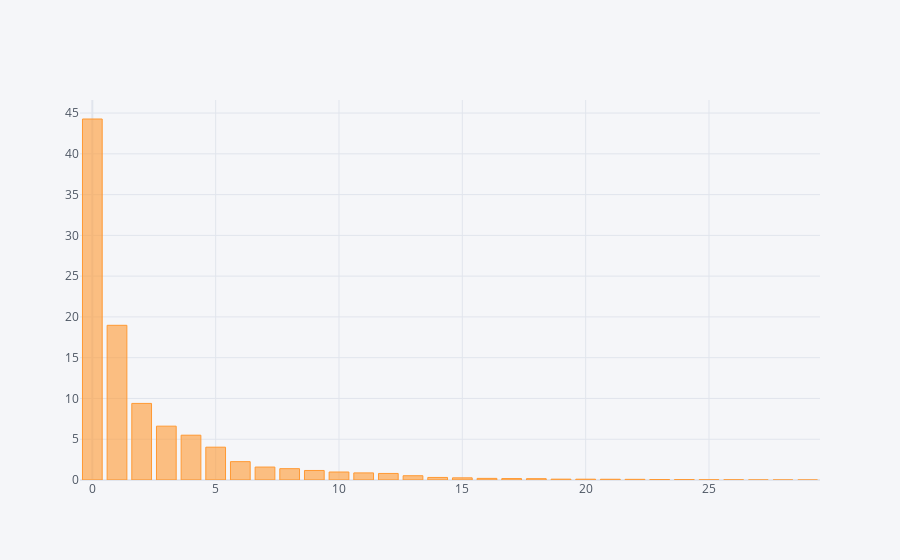

The cell this chart's notebook holds for it:
### Code cell
X.iplot(kind='bar', x='Range', y='Variance')

### Figure 1 — Plotly figure (JSON) as saved in the notebook; plotly's stock layout.template omitted (floating-point values rounded to 4 significant figures)
{"data": [{"marker": {"color": "rgba(255, 153, 51, 0.6)", "line": {"color": "rgba(255, 153, 51, 1.0)", "width": 1}}, "name": "Variance", "orientation": "v", "text": "", "type": "bar", "x": [0, 1, 2, 3, 4, 5, 6, 7, 8, 9, 10, 11, 12, 13, 14, 15, 16, 17, 18, 19, 20, 21, 22, 23, 24, 25, 26, 27, 28, 29], "y": [44.27, 18.97, 9.393, 6.602, 5.496, 4.025, 2.251, 1.589, 1.39, 1.169, 0.9797, 0.8705, 0.8045, 0.5234, 0.3138, 0.2662, 0.198, 0.1754, 0.1649, 0.1039, 0.09991, 0.09146, 0.08114, 0.06018, 0.0516, 0.02726, 0.023, 0.005298, 0.002496, 0.0004435]}], "layout": {"legend": {"bgcolor": "#F5F6F9", "font": {"color": "#4D5663"}}, "paper_bgcolor": "#F5F6F9", "plot_bgcolor": "#F5F6F9", "title": {"font": {"color": "#4D5663"}}, "xaxis": {"gridcolor": "#E1E5ED", "showgrid": true, "tickfont": {"color": "#4D5663"}, "title": {"font": {"color": "#4D5663"}, "text": ""}, "zerolinecolor": "#E1E5ED"}, "yaxis": {"gridcolor": "#E1E5ED", "showgrid": true, "tickfont": {"color": "#4D5663"}, "title": {"font": {"color": "#4D5663"}, "text": ""}, "zerolinecolor": "#E1E5ED"}}}
